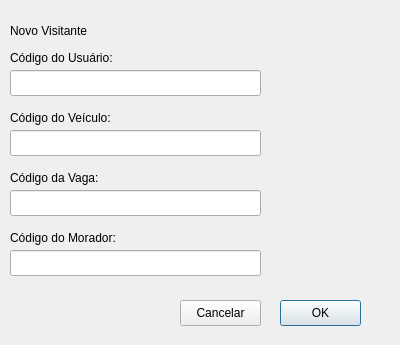
<?xml version="1.0" encoding="UTF-8"?>
<ui version="4.0">
 <class>Dialog</class>
 <widget class="QDialog" name="Dialog">
  <property name="geometry">
   <rect>
    <x>0</x>
    <y>0</y>
    <width>400</width>
    <height>345</height>
   </rect>
  </property>
  <property name="windowTitle">
   <string>Dialog</string>
  </property>
  <widget class="QLineEdit" name="lineEdit_2">
   <property name="geometry">
    <rect>
     <x>10</x>
     <y>130</y>
     <width>251</width>
     <height>26</height>
    </rect>
   </property>
  </widget>
  <widget class="QLabel" name="label">
   <property name="geometry">
    <rect>
     <x>10</x>
     <y>20</y>
     <width>101</width>
     <height>21</height>
    </rect>
   </property>
   <property name="text">
    <string>Novo Visitante</string>
   </property>
  </widget>
  <widget class="QLabel" name="label_3">
   <property name="geometry">
    <rect>
     <x>10</x>
     <y>110</y>
     <width>251</width>
     <height>16</height>
    </rect>
   </property>
   <property name="text">
    <string>Código do Veículo:</string>
   </property>
  </widget>
  <widget class="QPushButton" name="btnSalvar">
   <property name="geometry">
    <rect>
     <x>280</x>
     <y>300</y>
     <width>81</width>
     <height>26</height>
    </rect>
   </property>
   <property name="text">
    <string>OK</string>
   </property>
  </widget>
  <widget class="QLineEdit" name="lineEdit">
   <property name="geometry">
    <rect>
     <x>10</x>
     <y>70</y>
     <width>251</width>
     <height>26</height>
    </rect>
   </property>
  </widget>
  <widget class="QPushButton" name="btnCancelar">
   <property name="geometry">
    <rect>
     <x>180</x>
     <y>300</y>
     <width>81</width>
     <height>26</height>
    </rect>
   </property>
   <property name="text">
    <string>Cancelar</string>
   </property>
  </widget>
  <widget class="QLabel" name="label_2">
   <property name="geometry">
    <rect>
     <x>10</x>
     <y>50</y>
     <width>221</width>
     <height>16</height>
    </rect>
   </property>
   <property name="text">
    <string>Código do Usuário:</string>
   </property>
  </widget>
  <widget class="QLineEdit" name="lineEdit_3">
   <property name="geometry">
    <rect>
     <x>10</x>
     <y>190</y>
     <width>251</width>
     <height>26</height>
    </rect>
   </property>
  </widget>
  <widget class="QLineEdit" name="lineEdit_4">
   <property name="geometry">
    <rect>
     <x>10</x>
     <y>250</y>
     <width>251</width>
     <height>26</height>
    </rect>
   </property>
  </widget>
  <widget class="QLabel" name="label_4">
   <property name="geometry">
    <rect>
     <x>10</x>
     <y>170</y>
     <width>171</width>
     <height>16</height>
    </rect>
   </property>
   <property name="text">
    <string>Código da Vaga:</string>
   </property>
  </widget>
  <widget class="QLabel" name="label_5">
   <property name="geometry">
    <rect>
     <x>10</x>
     <y>230</y>
     <width>151</width>
     <height>16</height>
    </rect>
   </property>
   <property name="text">
    <string>Código do Morador:</string>
   </property>
  </widget>
 </widget>
 <resources/>
 <connections/>
</ui>
